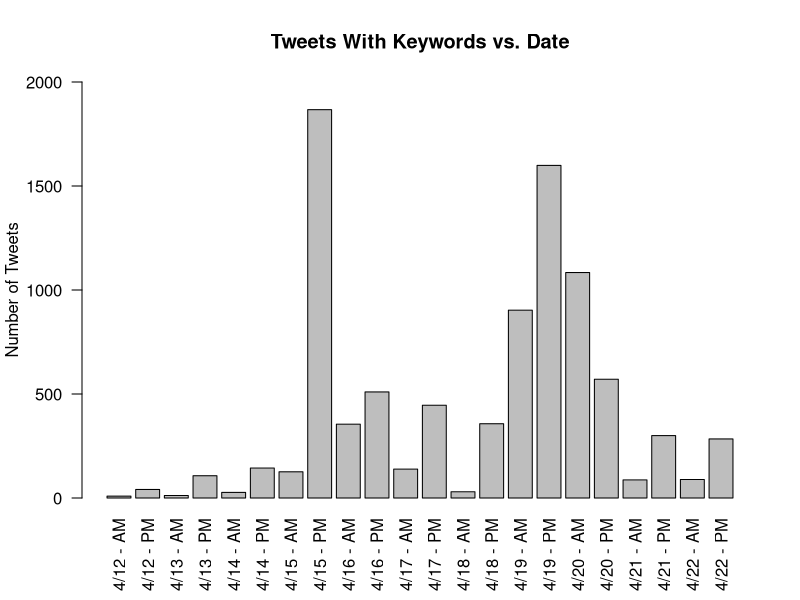

The R source for this figure:
# source for plotting non-numeric data on x-axis, aka using barplot:
# http://craiccomputing.blogspot.com/2011/11/plotting-simple-bar-plot-in-r.html

tweets <- read.csv(file="tweets_per_date_hour.csv", sep=",", head=TRUE)

barplot(tweets[,'number_tweets'], main="Tweets With Keywords vs. Date",
  ylab="Number of Tweets", ylim=c(0,2000), names.arg=tweets[,'date_hour'], las=2)